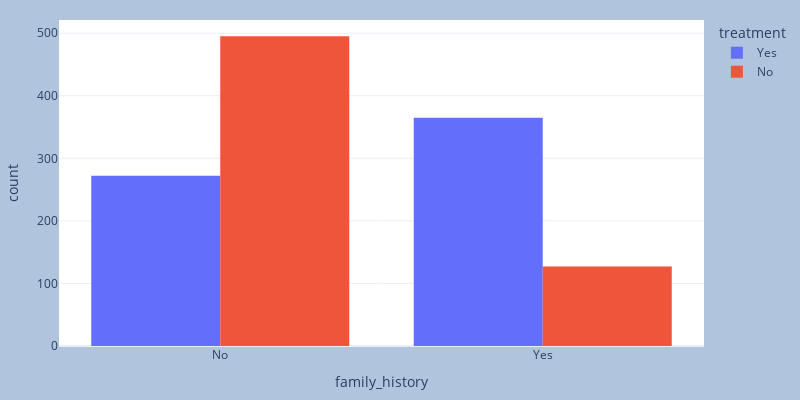

Source (notebook cell):
### Markdown cell above
Does the participant have a family-history of mental illness?

### Code cell
fig = px.histogram(data, x = 'family_history',color='treatment',barmode='group', width=800, height=400)
fig.update_layout(
    margin=dict(l=20, r=20, t=20, b=20),
    paper_bgcolor="LightSteelBlue",)

fig.show()

### Figure 1 — Plotly figure (JSON) as saved in the notebook; plotly's stock layout.template omitted (floating-point values rounded to 4 significant figures; data arrays with more than 128 entries replaced by an {"elided": "..."} marker saying what was removed)
{"data": [{"alignmentgroup": "True", "bingroup": "x", "hovertemplate": "treatment=Yes<br>family_history=%{x}<br>count=%{y}<extra></extra>", "legendgroup": "Yes", "marker": {"color": "#636efa", "pattern": {"shape": ""}}, "name": "Yes", "offsetgroup": "Yes", "orientation": "v", "showlegend": true, "type": "histogram", "x": {"elided": "637 str values"}, "xaxis": "x", "yaxis": "y"}, {"alignmentgroup": "True", "bingroup": "x", "hovertemplate": "treatment=No<br>family_history=%{x}<br>count=%{y}<extra></extra>", "legendgroup": "No", "marker": {"color": "#EF553B", "pattern": {"shape": ""}}, "name": "No", "offsetgroup": "No", "orientation": "v", "showlegend": true, "type": "histogram", "x": {"elided": "622 str values"}, "xaxis": "x", "yaxis": "y"}], "layout": {"barmode": "group", "height": 400, "legend": {"title": {"text": "treatment"}, "tracegroupgap": 0}, "margin": {"b": 20, "l": 20, "r": 20, "t": 20}, "paper_bgcolor": "LightSteelBlue", "width": 800, "xaxis": {"anchor": "y", "domain": [0, 1], "title": {"text": "family_history"}}, "yaxis": {"anchor": "x", "domain": [0, 1], "title": {"text": "count"}}}}
